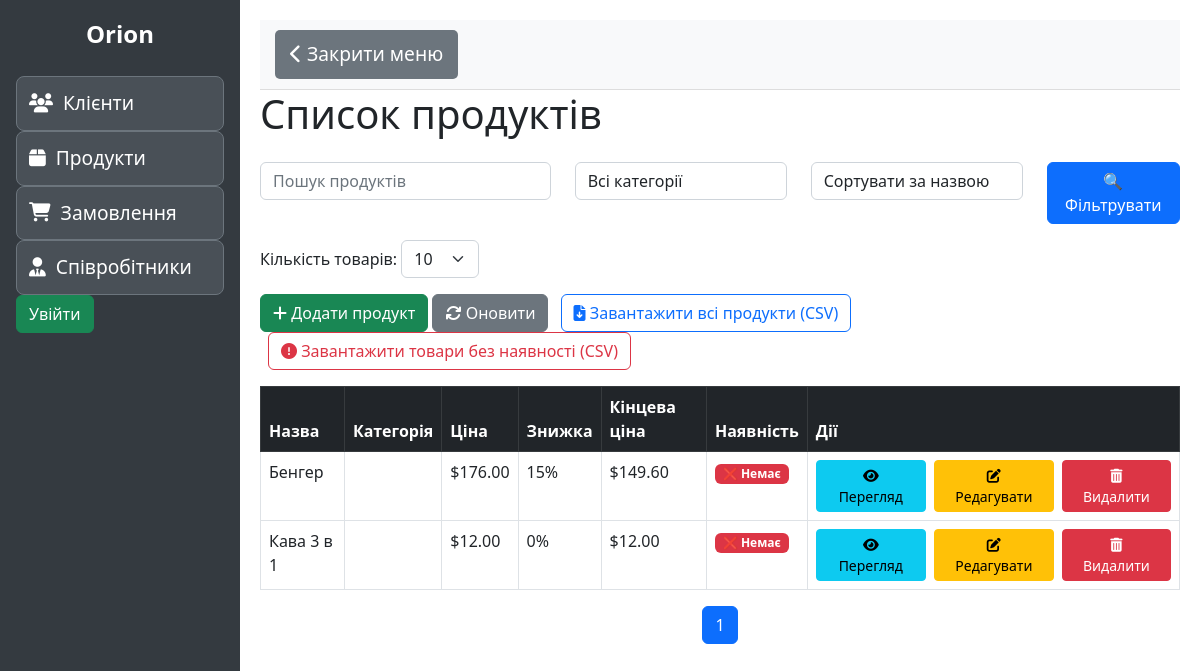
Before: /products/ with the older database file.
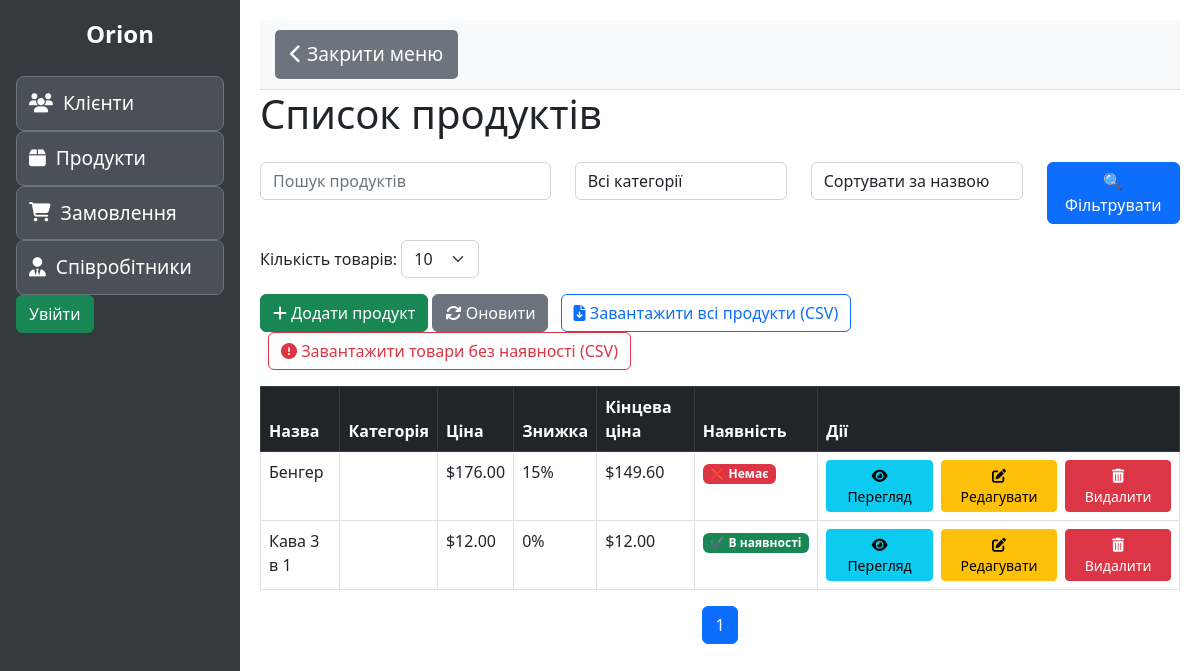
After: the same page with the newer database file.
### products/models.py (models this page shows, shortened)
class Product(models.Model):
    name = models.CharField(max_length=100, verbose_name="Назва продукту")
    description = models.TextField(blank=True, verbose_name="Опис")
    price = models.DecimalField(max_digits=10, decimal_places=2, verbose_name="Ціна")
    discount = models.PositiveIntegerField(default=0, verbose_name="Знижка (%)")
    quantity = models.PositiveIntegerField(default=0, verbose_name="Кількість")
    in_stock = models.BooleanField(default=True, verbose_name="В наявності")
    category = models.ForeignKey(Category, on_delete=models.SET_NULL, null=True, blank=True, verbose_name="Категорія")
    def final_price(self):
        return round(self.price * (Decimal(1) - Decimal(self.discount) / Decimal(100)), 2)
    class Meta:
        ordering = ['name']

### products/views.py (the view)
# urls.py: path('', ProductListView.as_view(), name='product-list'),
class ProductListView(ListView):
    model = Product
    template_name = 'products/product_list.html'
    context_object_name = 'products'
    paginate_by = 10
    def get_queryset(self):
        queryset = super().get_queryset()
        search_query = self.request.GET.get('q')
        if search_query:
            queryset = queryset.filter(name__icontains=search_query)
        sort_by = self.request.GET.get('sort_by')
        order = self.request.GET.get('order', 'asc')
        if sort_by:
            if order == 'desc':
                sort_by = '-' + sort_by
            queryset = queryset.order_by(sort_by)
        else:
            queryset = queryset.order_by('name')
        return queryset

### products/templates/products/product_list.html (shortened to what this page needs)
{% extends 'base.html' %}
{% load static %}
{% block content %}
<h1 class="mb-4">Список продуктів</h1>
<form method="get" id="searchForm" class="mb-3">
  <div class="row">
    <div class="col-md-4">
      <input type="text" name="q" class="form-control" placeholder="Пошук продуктів" value="{{ request.GET.q }}">
    </div>
    <div class="col-md-3">
      <select name="category" class="form-control">
        <option value="">Всі категорії</option>
      </select>
    </div>
    <div class="col-md-3">
      <select name="sort_by" class="form-control">
        <option value="name" {% if request.GET.sort_by == "name" %}selected{% endif %}>Сортувати за назвою</option>
      </select>
    </div>
    <div class="col-md-2">
      <button class="btn btn-primary w-100" type="submit">🔍 Фільтрувати</button>
    </div>
  </div>
</form>
<div class="mb-3">
  <label for="itemsPerPage">Кількість товарів:</label>
  <select id="itemsPerPage" name="items_per_page" class="form-select w-auto d-inline">
    <option value="10" {% if items_per_page == "10" %}selected{% endif %}>10</option>
  </select>
</div>
<div class="mb-3">
  <a href="{% url 'product-create' %}" class="btn btn-success">
    <i class="fas fa-plus"></i> Додати продукт
  </a>
  <button class="btn btn-secondary" onclick="location.reload();">
    <i class="fas fa-sync"></i> Оновити
  </button>
  <a href="{% url 'export-products' %}" class="btn btn-outline-primary ms-2">
    <i class="fas fa-file-download"></i> Завантажити всі продукти (CSV)
  </a>
  <a href="{% url 'export-out-of-stock' %}" class="btn btn-outline-danger ms-2">
    <i class="fas fa-exclamation-circle"></i> Завантажити товари без наявності (CSV)
  </a>
</div>
<div id="productsTableContainer">
  <table class="table table-hover table-bordered">
    <thead class="table-dark">
      <tr>
        <th>Назва</th>
        <th>Категорія</th>
        <th>Ціна</th>
        <th>Знижка</th>
        <th>Кінцева ціна</th>
        <th>Наявність</th>
        <th>Дії</th>
      </tr>
    </thead>
    <tbody>
      {% for product in products %}
      <tr>
        <td>{{ product.name }}</td>
        <td>{{ product.category.name }}</td>
        <td>${{ product.price }}</td>
        <td>{{ product.discount }}%</td>
        <td>${{ product.final_price }}</td>
        <td>
          {% if product.in_stock %}
            <span class="badge bg-success">✔ В наявності</span>
          {% else %}
            <span class="badge bg-danger">❌ Немає</span>
          {% endif %}
        </td>
        <td class="text-center">
          <div class="d-flex justify-content-center gap-2">
            <a href="{% url 'product-detail' product.pk %}" class="btn btn-info btn-sm px-3" title="Перегляд">
              <i class="fas fa-eye"></i> Перегляд
            </a>
            <a href="{% url 'product-update' product.pk %}" class="btn btn-warning btn-sm px-3" title="Редагувати">
              <i class="fas fa-edit"></i> Редагувати
            </a>
            <a href="{% url 'product-delete' product.pk %}" class="btn btn-danger btn-sm px-3" title="Видалити">
              <i class="fas fa-trash-alt"></i> Видалити
            </a>
          </div>
        </td>
      </tr>
      {% empty %}
      <tr><td colspan="7" class="text-center">Немає продуктів</td></tr>
      {% endfor %}
    </tbody>
  </table>
</div>
<nav>
  <ul class="pagination justify-content-center">
    {% for num in paginator.page_range %}
      <li class="page-item {% if page_obj.number == num %}active{% endif %}">
        <a class="page-link" href="?page={{ num }}&items_per_page={{ items_per_page }}">{{ num }}</a>
      </li>
    {% endfor %}
  </ul>
</nav>
{% endblock %}

Changed rows visible on the page:
changed Product "Кава 3 в 1": in_stock "❌ Немає" → "✔ В наявності"
